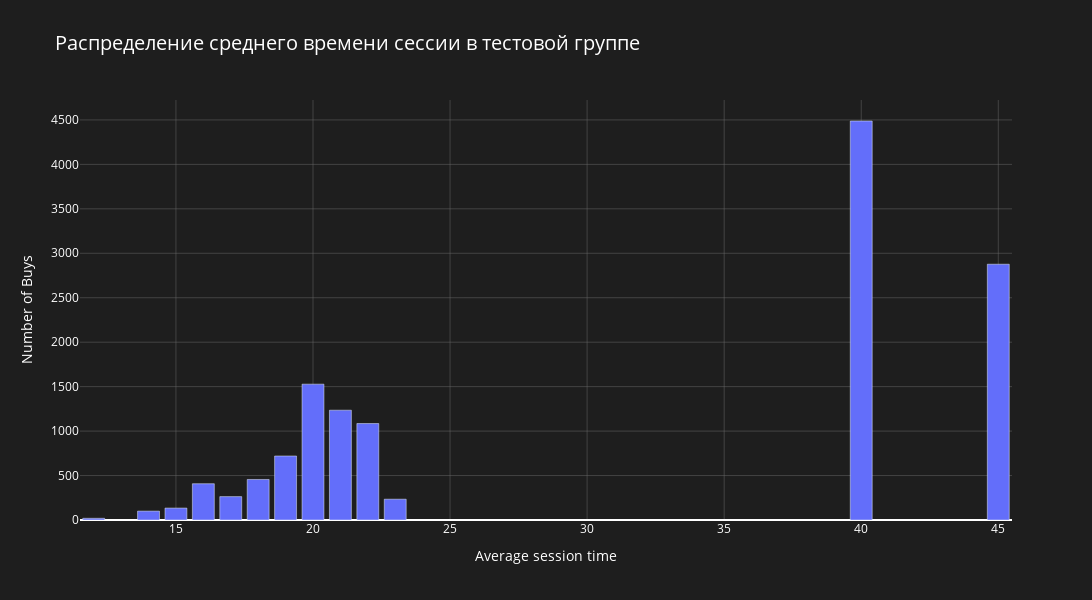
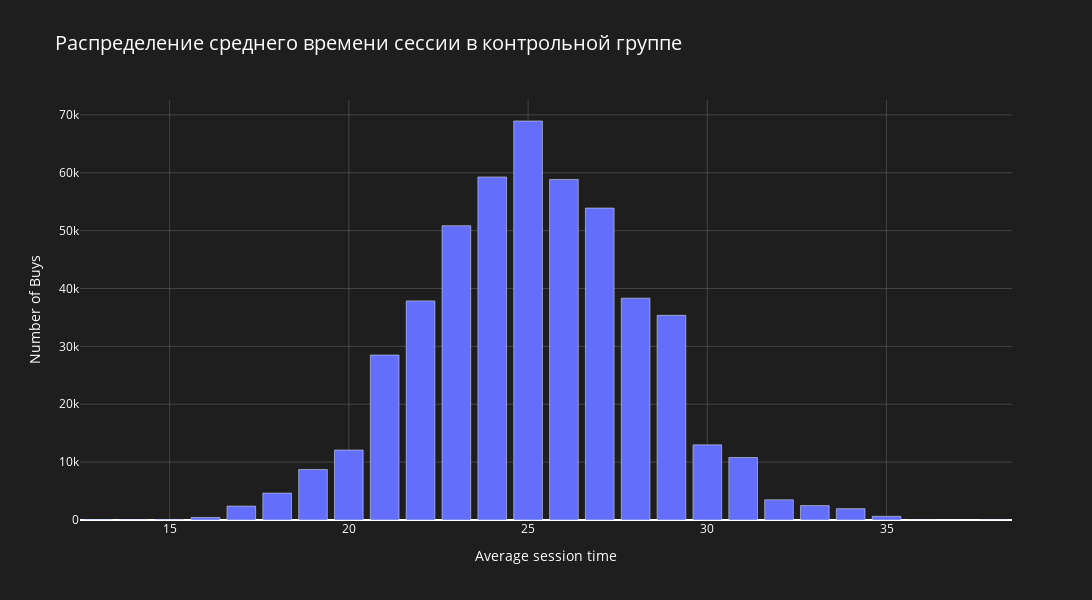

The code cell stored with these charts, in order, in its notebook:
### Code cell
#подготовка гистограммы распределения для тестовой группы
dist_time_tst = go.Figure(data=[go.Bar(x=dist_tickets_and_session_tst['avg_time'],
                                        y=dist_tickets_and_session_tst['tickets'])
                                ]
                            )


dist_time_tst.update_layout(xaxis_title="Average session time",
                             yaxis_title="Number of Buys",
                             title = 'Распределение среднего времени сессии в тестовой группе',
                             plot_bgcolor = '#1e1e1e',
                             paper_bgcolor = '#1e1e1e',
                             title_font_color="#fff",
                             font_color = '#fff',
                             title_font_size = 20,
                             xaxis = axis_props,
                             yaxis = axis_props,
                             width = 1550,
                             height = 600)


dist_time_tst.show()

#подготовка гистограммы распределения для контрольной группы группы
dist_time_ctrl = go.Figure(data=[go.Bar(x=dist_tickets_and_session_ctrl['avg_time'],
                                              y=dist_tickets_and_session_ctrl['tickets'])
                                ]
                            )

dist_time_ctrl.update_layout(xaxis_title="Average session time",
                             yaxis_title="Number of Buys",
                             title = 'Распределение среднего времени сессии в контрольной группе',
                             plot_bgcolor = '#1e1e1e',
                             paper_bgcolor = '#1e1e1e',
                             title_font_color="#fff",
                             font_color = '#fff',
                             title_font_size = 20,
                             xaxis = axis_props,
                             yaxis = axis_props,
                             width = 1550,
                             height = 600)


dist_time_ctrl.show()

### Figure 1 — Plotly figure (JSON) as saved in the notebook; plotly's stock layout.template omitted (floating-point values rounded to 4 significant figures)
{"data": [{"type": "bar", "x": [12, 14, 15, 16, 17, 18, 19, 20, 21, 22, 23, 40, 45], "y": [19, 100, 134, 408, 263, 456, 720, 1528, 1235, 1085, 234, 4488, 2877]}], "layout": {"font": {"color": "#fff"}, "height": 600, "paper_bgcolor": "#1e1e1e", "plot_bgcolor": "#1e1e1e", "title": {"font": {"color": "#fff", "size": 20}, "text": "Распределение среднего времени сессии в тестовой группе"}, "width": 1550, "xaxis": {"gridcolor": "#696969", "gridwidth": 0.5, "showgrid": true, "title": {"text": "Average session time"}}, "yaxis": {"gridcolor": "#696969", "gridwidth": 0.5, "showgrid": true, "title": {"text": "Number of Buys"}}}}

### Figure 2 — Plotly figure (JSON) as saved in the notebook; plotly's stock layout.template omitted (floating-point values rounded to 4 significant figures)
{"data": [{"type": "bar", "x": [13, 14, 15, 16, 17, 18, 19, 20, 21, 22, 23, 24, 25, 26, 27, 28, 29, 30, 31, 32, 33, 34, 35, 36, 38], "y": [68, 31, 92, 443, 2399, 4649, 8732, 12086, 28499, 37860, 50853, 59269, 68942, 58844, 53903, 38329, 35364, 12983, 10801, 3496, 2497, 1960, 636, 11, 15]}], "layout": {"font": {"color": "#fff"}, "height": 600, "paper_bgcolor": "#1e1e1e", "plot_bgcolor": "#1e1e1e", "title": {"font": {"color": "#fff", "size": 20}, "text": "Распределение среднего времени сессии в контрольной группе"}, "width": 1550, "xaxis": {"gridcolor": "#696969", "gridwidth": 0.5, "showgrid": true, "title": {"text": "Average session time"}}, "yaxis": {"gridcolor": "#696969", "gridwidth": 0.5, "showgrid": true, "title": {"text": "Number of Buys"}}}}
